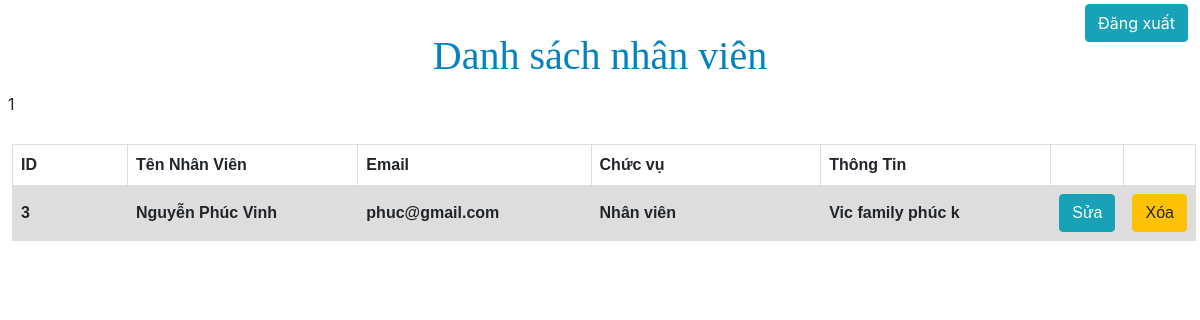
/show.php (signed in), run on the app's committed database.
### tables this page shows
CREATE TABLE `thongtin` (
  `id` int(11) NOT NULL,
  `idacc` int(11) NOT NULL,
  `name` varchar(100) NOT NULL,
  `info` varchar(200) NOT NULL
);

CREATE TABLE `acc` (
  `id` int(11) NOT NULL,
  `email` varchar(100) NOT NULL,
  `password` varchar(100) NOT NULL,
  `pos` int(11) NOT NULL DEFAULT 1
);

### show.php (the view, shortened to what this page needs)
<?php
require_once ("connect.php");
$query = "SELECT thongtin.idacc, thongtin.name , thongtin.info , acc.email, acc.pos FROM thongtin INNER JOIN acc ON thongtin.idacc = acc.id";
$sql = $connect->query($query);
?>
<!DOCTYPE html>
<html lang="en">
<head>
    <link rel="stylesheet" href="style.css">
    <link rel="stylesheet" href="https://stackpath.bootstrapcdn.com/bootstrap/4.3.1/css/bootstrap.min.css">
</head>
<body>
    <h1 style="margin-top: 20px">Danh sách nhân viên</h1>
    <?php echo($_SESSION['pos']); ?>
    <form action="out.php" method="post">
	<button type="submit" name="logout" style="position: absolute; right: 12px; top: 4px" class="btn btn-info">Đăng xuất</button>
    </form>
    <table spacing="1" border="0">
        <tbody>
            <tr>
                <th style="width:10%;">ID</th>
                <th style="width: 20%;">Tên Nhân Viên</th>
                <th style="width: 20%;">Email</th>
                <th style="width: 10%;">Chức vụ</th>
                <th style="width: 20%;">Thông Tin</th>
                <th></th>
                <th></th>
            </tr>
            <?php
            while($row=$sql->fetch_array(MYSQLI_ASSOC)){
                $nv_id = $row['idacc'];
                $nv_name = $row['name'];
                $nv_info = $row['info'];
                $nv_email = $row['email'];
                $nv_pos = $row['pos'];
                if($nv_pos == 1){
                    $chuc = 'Nhân viên';
                }else{
                    $chuc = 'Quản lý';
                }
            ?>
            <tr>
                <th style="width:10%;"><?php echo($nv_id); ?></th>
                <th style="width: 20%;"><?php echo($nv_name); ?></th>
                <th style="width: 20%;"><?php echo($nv_email); ?></th>
                <th style="width: 20%;"><?php echo($chuc); ?></th>
                <th style="width: 20%;"><?php echo($nv_info) ?></th>
                <th style="width: 5%;"><a href="edit.php?id=<?php echo($nv_id) ?>" class="btn btn-info" onclick="openAny('hidden')">Sửa</a></th>
                <th style="width: 5%;"><a href="dele.php?id=<?php echo($nv_id) ?>" class="btn btn-warning" onclick="openAny('hidden2')">Xóa</a></th>
            </tr>
            <?php }; ?>
        </tbody>
    </table>
    <div id="manChan"></div>
    <div>
    </div>
</body>
</html>

### style.css (style rules this page uses)
* { margin: 0px; padding: 4px; overflow-x: hidden; }
h1 { position: relative; font-family: 'Calistoga', cursive; font-size: 280%; text-align: center; margin-left: 50%; transform: translate(-50%); color: #0481BF; margin-top: 100px; }
table { width: 100%; position: relative; margin-top: 20px; margin-left: 4px; margin-right: 8px; }
table { font-family: arial, sans-serif; border-collapse: collapse; width: 100%; }
td, th { border: 1px solid #dddddd; text-align: left; padding: 8px; }
tr:nth-child(even) { background-color: #dddddd; }

### data on the page
thongtin: idacc "3", name "Nguyễn Phúc Vinh", idacc.email "phuc@gmail.com", idacc.pos "Nhân viên", info "Vic family phúc k"

### other printed values
$_SESSION['pos'] "1"
